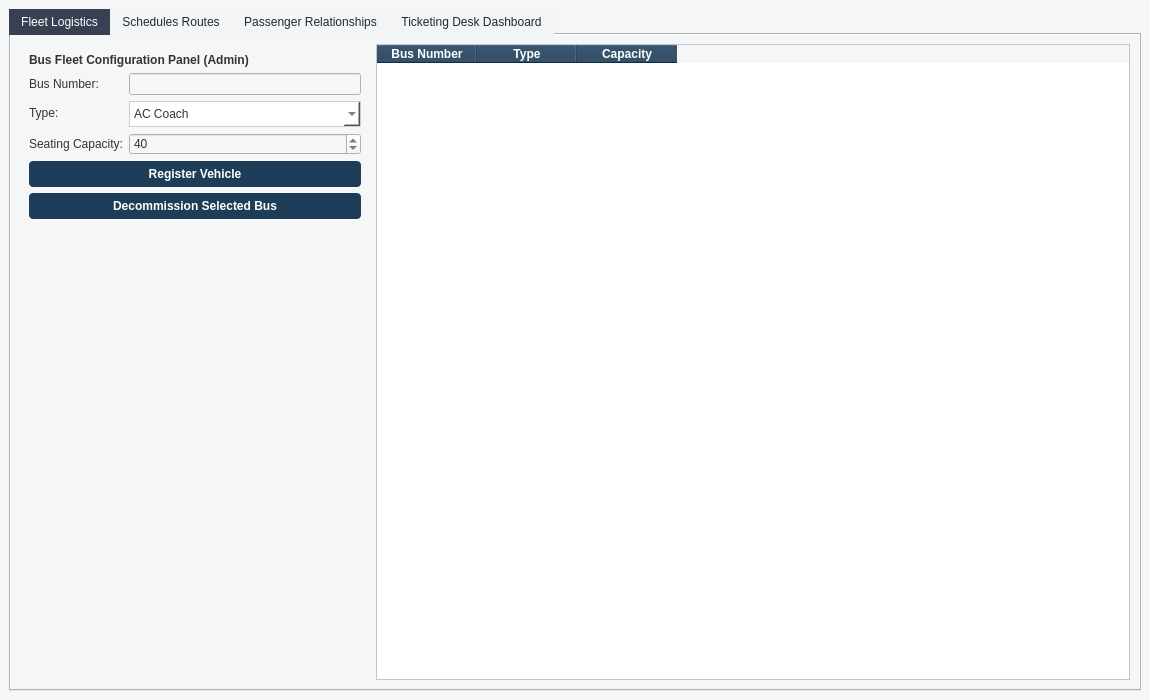
<?xml version="1.0" encoding="UTF-8"?>
<ui version="4.0">
 <class>MainWindow</class>
 <widget class="QMainWindow" name="MainWindow">
  <property name="geometry">
   <rect>
    <x>0</x>
    <y>0</y>
    <width>1150</width>
    <height>700</height>
   </rect>
  </property>
  <property name="windowTitle">
   <string>Bus Ticketing Management System</string>
  </property>
  <property name="styleSheet">
   <string notr="true">/* Base Window background */
QMainWindow, QWidget {
    background-color: #f5f6f8;
    color: #333333; /* Dark gray text */
}

/* Individual Buttons */
QPushButton {
    background-color: #1e3d59; /* Deep executive blue */
    color: white;
    border-radius: 4px;
    padding: 6px;
    font-weight: bold;
}
QPushButton:hover {
    background-color: #17b890; /* Turns teal when hovered */
}

/* Tables */
QTableWidget {
    background-color: #ffffff;
    gridline-color: #e0e0e0;
    color: #333333;
}
QHeaderView::section {
    background-color: #1e3d59;
    color: white;
    font-weight: bold;
}

/* Dropdown Boxes */
QComboBox {
    background-color: #ffffff;
    border: 1px solid #ccc;
    padding: 4px;
}</string>
  </property>
  <widget class="QWidget" name="centralwidget">
   <layout class="QVBoxLayout" name="verticalLayout">
    <item>
     <widget class="QTabWidget" name="mainTabWidget">
      <property name="styleSheet">
       <string notr="true">/* Base Window background */
QMainWindow, QWidget {
    background-color: #f5f6f8;
    color: #333333; /* Dark gray text */
}

/* Individual Buttons */
QPushButton {
    background-color: #1e3d59; /* Deep executive blue */
    color: white;
    border-radius: 4px;
    padding: 6px;
    font-weight: bold;
}
QPushButton:hover {
    background-color: #17b890; /* Turns teal when hovered */
}

/* Tables */
QTableWidget {
    background-color: #ffffff;
    gridline-color: #e0e0e0;
    color: #333333;
}
QHeaderView::section {
    background-color: #1e3d59;
    color: white;
    font-weight: bold;
}

/* Dropdown Boxes */
QComboBox {
    background-color: #ffffff;
    border: 1px solid #ccc;
    padding: 4px;
}

QTabBar::tab {
    color: #1f2937; /* Forces text to always be a clear, dark charcoal color */
    background-color: #f3f4f6; /* Light gray background for unselected tabs */
    padding: 6px 12px;
}
QTabBar::tab:selected {
    background-color: #374151; /* Keeps your dark gray active tab */
    color: white; /* White text for the active tab */
}</string>
      </property>
      <property name="currentIndex">
       <number>0</number>
      </property>
      <widget class="QWidget" name="tabFleet">
       <attribute name="title">
        <string>Fleet Logistics</string>
       </attribute>
       <layout class="QHBoxLayout" name="horizontalLayout_1">
        <item>
         <widget class="QFrame" name="frameFleetLeft">
          <property name="maximumSize">
           <size>
            <width>350</width>
            <height>16777215</height>
           </size>
          </property>
          <layout class="QVBoxLayout" name="verticalLayout_2">
           <item>
            <widget class="QLabel" name="labelFleetTitle">
             <property name="text">
              <string>&lt;b&gt;Bus Fleet Configuration Panel (Admin)&lt;/b&gt;</string>
             </property>
            </widget>
           </item>
           <item>
            <layout class="QFormLayout" name="formLayoutFleet">
             <item row="0" column="0">
              <widget class="QLabel" name="lblBusNo">
               <property name="text">
                <string>Bus Number:</string>
               </property>
              </widget>
             </item>
             <item row="0" column="1">
              <widget class="QLineEdit" name="txtBusNo"/>
             </item>
             <item row="1" column="0">
              <widget class="QLabel" name="lblType">
               <property name="text">
                <string>Type:</string>
               </property>
              </widget>
             </item>
             <item row="1" column="1">
              <widget class="QComboBox" name="cmbBusType">
               <item>
                <property name="text">
                 <string>AC Coach</string>
                </property>
               </item>
               <item>
                <property name="text">
                 <string>Non-AC Standard</string>
                </property>
               </item>
              </widget>
             </item>
             <item row="2" column="0">
              <widget class="QLabel" name="lblCapacity">
               <property name="text">
                <string>Seating Capacity:</string>
               </property>
              </widget>
             </item>
             <item row="2" column="1">
              <widget class="QSpinBox" name="spinCapacity">
               <property name="value">
                <number>40</number>
               </property>
              </widget>
             </item>
            </layout>
           </item>
           <item>
            <widget class="QPushButton" name="btnRegisterVehicle">
             <property name="text">
              <string>Register Vehicle</string>
             </property>
            </widget>
           </item>
           <item>
            <widget class="QPushButton" name="btnDecommissionBus">
             <property name="styleSheet">
              <string notr="true"/>
             </property>
             <property name="text">
              <string>Decommission Selected Bus</string>
             </property>
            </widget>
           </item>
           <item>
            <spacer name="verticalSpacerFleet">
             <property name="orientation">
              <enum>Qt::Orientation::Vertical</enum>
             </property>
             <property name="sizeHint" stdset="0">
              <size>
               <width>20</width>
               <height>40</height>
              </size>
             </property>
            </spacer>
           </item>
          </layout>
         </widget>
        </item>
        <item>
         <widget class="QTableWidget" name="tblBuses">
          <property name="selectionBehavior">
           <enum>QAbstractItemView::SelectionBehavior::SelectRows</enum>
          </property>
          <column>
           <property name="text">
            <string>Bus Number</string>
           </property>
          </column>
          <column>
           <property name="text">
            <string>Type</string>
           </property>
          </column>
          <column>
           <property name="text">
            <string>Capacity</string>
           </property>
          </column>
         </widget>
        </item>
       </layout>
      </widget>
      <widget class="QWidget" name="tabRoutes">
       <attribute name="title">
        <string>Schedules Routes</string>
       </attribute>
       <layout class="QVBoxLayout" name="verticalLayout_3">
        <item>
         <layout class="QHBoxLayout" name="horizontalLayout_2">
          <item>
           <widget class="QFrame" name="frameRouteLeft">
            <layout class="QVBoxLayout" name="verticalLayout_4">
             <item>
              <widget class="QLabel" name="labelRouteTitle">
               <property name="text">
                <string>&lt;b&gt;Route Definition Engine (Admin)&lt;/b&gt;</string>
               </property>
              </widget>
             </item>
             <item>
              <layout class="QFormLayout" name="formLayoutRoute">
               <item row="0" column="0">
                <widget class="QLabel" name="lblRouteID">
                 <property name="text">
                  <string>Route ID:</string>
                 </property>
                </widget>
               </item>
               <item row="0" column="1">
                <widget class="QLineEdit" name="txtRouteID"/>
               </item>
               <item row="1" column="0">
                <widget class="QLabel" name="lblDepCity">
                 <property name="text">
                  <string>Departure City:</string>
                 </property>
                </widget>
               </item>
               <item row="1" column="1">
                <widget class="QLineEdit" name="txtDepCity"/>
               </item>
               <item row="2" column="0">
                <widget class="QLabel" name="lblArrCity">
                 <property name="text">
                  <string>Arrival Destination:</string>
                 </property>
                </widget>
               </item>
               <item row="2" column="1">
                <widget class="QLineEdit" name="txtArrCity"/>
               </item>
               <item row="3" column="0">
                <widget class="QLabel" name="lblDistance">
                 <property name="text">
                  <string>Distance (km):</string>
                 </property>
                </widget>
               </item>
               <item row="3" column="1">
                <widget class="QDoubleSpinBox" name="spinDistance">
                 <property name="maximum">
                  <double>1000000.000000000000000</double>
                 </property>
                </widget>
               </item>
              </layout>
             </item>
             <item>
              <widget class="QPushButton" name="btnSaveRoute">
               <property name="text">
                <string>Save Route Layout</string>
               </property>
              </widget>
             </item>
             <item>
              <widget class="QPushButton" name="dltRoute">
               <property name="text">
                <string>Delete Route Layout</string>
               </property>
              </widget>
             </item>
             <item>
              <spacer>
               <property name="orientation">
                <enum>Qt::Orientation::Vertical</enum>
               </property>
               <property name="sizeHint" stdset="0">
                <size>
                 <width>0</width>
                 <height>0</height>
                </size>
               </property>
              </spacer>
             </item>
            </layout>
           </widget>
          </item>
          <item>
           <widget class="QFrame" name="frameScheduleRight">
            <layout class="QVBoxLayout" name="verticalLayout_5">
             <item>
              <widget class="QLabel" name="labelSchedTitle">
               <property name="text">
                <string>&lt;b&gt;Trip Deployment Scheduler (Admin)&lt;/b&gt;</string>
               </property>
              </widget>
             </item>
             <item>
              <layout class="QFormLayout" name="formLayoutSched">
               <item row="0" column="0">
                <widget class="QLabel" name="lblSchedID">
                 <property name="text">
                  <string>Schedule ID:</string>
                 </property>
                </widget>
               </item>
               <item row="0" column="1">
                <widget class="QLineEdit" name="txtScheduleID"/>
               </item>
               <item row="1" column="0">
                <widget class="QLabel" name="lblTargetRoute">
                 <property name="text">
                  <string>Target Route Path:</string>
                 </property>
                </widget>
               </item>
               <item row="1" column="1">
                <widget class="QComboBox" name="cmbTargetRoute"/>
               </item>
               <item row="2" column="0">
                <widget class="QLabel" name="lblAssignedBus">
                 <property name="text">
                  <string>Assigned Bus:</string>
                 </property>
                </widget>
               </item>
               <item row="2" column="1">
                <widget class="QComboBox" name="cmbAssignedBus"/>
               </item>
               <item row="3" column="0">
                <widget class="QLabel" name="lblDepDate">
                 <property name="text">
                  <string>Departure Date:</string>
                 </property>
                </widget>
               </item>
               <item row="3" column="1">
                <widget class="QDateEdit" name="dateEditDeparture">
                 <property name="calendarPopup">
                  <bool>true</bool>
                 </property>
                </widget>
               </item>
               <item row="4" column="0">
                <widget class="QLabel" name="lblTimeWindow">
                 <property name="text">
                  <string>Time Window:</string>
                 </property>
                </widget>
               </item>
               <item row="4" column="1">
                <widget class="QTimeEdit" name="timeEditWindow"/>
               </item>
               <item row="5" column="0">
                <widget class="QLabel" name="lblFare">
                 <property name="text">
                  <string>Base Fare (Tk):</string>
                 </property>
                </widget>
               </item>
               <item row="5" column="1">
                <widget class="QDoubleSpinBox" name="spinBaseFare">
                 <property name="maximum">
                  <double>10000.000000000000000</double>
                 </property>
                 <property name="singleStep">
                  <double>10000.000000000000000</double>
                 </property>
                </widget>
               </item>
              </layout>
             </item>
             <item>
              <widget class="QPushButton" name="btnAuthSchedule">
               <property name="text">
                <string>Authorize Schedule</string>
               </property>
              </widget>
             </item>
             <item>
              <widget class="QPushButton" name="btnTermTrip">
               <property name="text">
                <string>Terminate Trip Assignment</string>
               </property>
              </widget>
             </item>
            </layout>
           </widget>
          </item>
         </layout>
        </item>
        <item>
         <layout class="QHBoxLayout" name="horizontalLayout_Search">
          <item>
           <widget class="QLabel" name="lblSearchCriteria">
            <property name="text">
             <string>Search Criteria:</string>
            </property>
           </widget>
          </item>
          <item>
           <widget class="QLineEdit" name="txtSearchDest">
            <property name="placeholderText">
             <string>Filter Destination City...</string>
            </property>
           </widget>
          </item>
         </layout>
        </item>
        <item>
         <layout class="QHBoxLayout" name="horizontalLayout_Tables">
          <item>
           <widget class="QTableWidget" name="tblRoutes">
            <property name="selectionBehavior">
             <enum>QAbstractItemView::SelectionBehavior::SelectRows</enum>
            </property>
            <column>
             <property name="text">
              <string>ID</string>
             </property>
            </column>
            <column>
             <property name="text">
              <string>Path Layout</string>
             </property>
            </column>
            <column>
             <property name="text">
              <string>Distance</string>
             </property>
            </column>
           </widget>
          </item>
          <item>
           <widget class="QTableWidget" name="tblSchedules">
            <property name="selectionBehavior">
             <enum>QAbstractItemView::SelectionBehavior::SelectRows</enum>
            </property>
            <column>
             <property name="text">
              <string>Trip ID</string>
             </property>
            </column>
            <column>
             <property name="text">
              <string>Route Reference</string>
             </property>
            </column>
            <column>
             <property name="text">
              <string>Bus Allocation</string>
             </property>
            </column>
            <column>
             <property name="text">
              <string>Time Window</string>
             </property>
            </column>
            <column>
             <property name="text">
              <string>Available Seats</string>
             </property>
            </column>
           </widget>
          </item>
         </layout>
        </item>
       </layout>
      </widget>
      <widget class="QWidget" name="cmbPassengerLink">
       <attribute name="title">
        <string>Passenger Relationships</string>
       </attribute>
       <layout class="QHBoxLayout" name="horizontalLayout_3">
        <item>
         <widget class="QFrame" name="framePassLeft">
          <property name="maximumSize">
           <size>
            <width>350</width>
            <height>16777215</height>
           </size>
          </property>
          <layout class="QVBoxLayout" name="verticalLayout_6">
           <item>
            <widget class="QLabel" name="labelPassTitle">
             <property name="text">
              <string>&lt;b&gt;Passenger Profile Registration&lt;/b&gt;</string>
             </property>
            </widget>
           </item>
           <item>
            <layout class="QFormLayout" name="formLayoutPass">
             <item row="0" column="0">
              <widget class="QLabel" name="lblPassID">
               <property name="text">
                <string>Passenger ID:</string>
               </property>
              </widget>
             </item>
             <item row="0" column="1">
              <widget class="QLineEdit" name="txtPassID"/>
             </item>
             <item row="1" column="0">
              <widget class="QLabel" name="lblFullName">
               <property name="text">
                <string>Full Name:</string>
               </property>
              </widget>
             </item>
             <item row="1" column="1">
              <widget class="QLineEdit" name="txtFullName"/>
             </item>
             <item row="2" column="0">
              <widget class="QLabel" name="lblNID">
               <property name="text">
                <string>National ID/Passport:</string>
               </property>
              </widget>
             </item>
             <item row="2" column="1">
              <widget class="QLineEdit" name="txtNID"/>
             </item>
             <item row="3" column="0">
              <widget class="QLabel" name="lblContact">
               <property name="text">
                <string>Contact Line:</string>
               </property>
              </widget>
             </item>
             <item row="3" column="1">
              <widget class="QLineEdit" name="txtContact"/>
             </item>
             <item row="4" column="0">
              <widget class="QLabel" name="lblEmail">
               <property name="text">
                <string>Email Address:</string>
               </property>
              </widget>
             </item>
             <item row="4" column="1">
              <widget class="QLineEdit" name="txtEmail"/>
             </item>
             <item row="5" column="0">
              <widget class="QLabel" name="lblPassType">
               <property name="text">
                <string>Passenger Sub-Type:</string>
               </property>
              </widget>
             </item>
             <item row="5" column="1">
              <widget class="QComboBox" name="cmbPassSubType">
               <item>
                <property name="text">
                 <string>Standard</string>
                </property>
               </item>
               <item>
                <property name="text">
                 <string>VIP</string>
                </property>
               </item>
              </widget>
             </item>
            </layout>
           </item>
           <item>
            <widget class="QPushButton" name="btnCommitRecord">
             <property name="text">
              <string>Commit Passenger Record</string>
             </property>
            </widget>
           </item>
           <item>
            <widget class="QPushButton" name="btnDeletePassenger">
             <property name="text">
              <string>Remove Passenger</string>
             </property>
            </widget>
           </item>
           <item>
            <spacer>
             <property name="orientation">
              <enum>Qt::Orientation::Vertical</enum>
             </property>
             <property name="sizeHint" stdset="0">
              <size>
               <width>0</width>
               <height>0</height>
              </size>
             </property>
            </spacer>
           </item>
          </layout>
         </widget>
        </item>
        <item>
         <layout class="QVBoxLayout" name="verticalLayout_7">
          <item>
           <widget class="QTableWidget" name="tblPassengers">
            <property name="maximumSize">
             <size>
              <width>752</width>
              <height>16777215</height>
             </size>
            </property>
            <property name="selectionBehavior">
             <enum>QAbstractItemView::SelectionBehavior::SelectRows</enum>
            </property>
            <column>
             <property name="text">
              <string>Passenger ID</string>
             </property>
            </column>
            <column>
             <property name="text">
              <string>Name</string>
             </property>
            </column>
            <column>
             <property name="text">
              <string>ID Number</string>
             </property>
            </column>
            <column>
             <property name="text">
              <string>Classification Profile</string>
             </property>
             <property name="font">
              <font>
               <pointsize>9</pointsize>
               <strikeout>false</strikeout>
              </font>
             </property>
            </column>
           </widget>
          </item>
          <item>
           <widget class="QLineEdit" name="txtSearchProfile">
            <property name="placeholderText">
             <string>Live Search Profile Name or ID...</string>
            </property>
           </widget>
          </item>
         </layout>
        </item>
       </layout>
      </widget>
      <widget class="QWidget" name="tabTicketing">
       <attribute name="title">
        <string>Ticketing Desk Dashboard</string>
       </attribute>
       <layout class="QHBoxLayout" name="horizontalLayout_4">
        <item>
         <layout class="QVBoxLayout" name="verticalLayout_8">
          <item>
           <layout class="QFormLayout" name="formLayoutTicket">
            <item row="0" column="0">
             <widget class="QLabel" name="lblTargetTrip">
              <property name="text">
               <string>Target Route Trip:</string>
              </property>
             </widget>
            </item>
            <item row="0" column="1">
             <widget class="QComboBox" name="cmbTargetTrip"/>
            </item>
            <item row="1" column="0">
             <widget class="QLabel" name="lblBookingPass">
              <property name="text">
               <string>Booking Passenger:</string>
              </property>
             </widget>
            </item>
            <item row="1" column="1">
             <widget class="QComboBox" name="cmbBookingPassenger"/>
            </item>
           </layout>
          </item>
          <item>
           <widget class="QLabel" name="labelMapTitle">
            <property name="text">
             <string>&lt;html&gt;&lt;head/&gt;&lt;body&gt;&lt;p&gt;&lt;span style=&quot; font-weight:700;&quot;&gt;Seating Topology Grid Map&lt;/span&gt;&lt;/p&gt;&lt;/body&gt;&lt;/html&gt;</string>
            </property>
           </widget>
          </item>
          <item>
           <widget class="QLabel" name="labelLegend">
            <property name="text">
             <string>Color Status: &lt;font color=&quot;#FFD700&quot;&gt;■&lt;/font&gt; VIP Seat Available | &lt;font color=&quot;green&quot;&gt;■&lt;/font&gt; Economy Available | &lt;font color=&quot;red&quot;&gt;■&lt;/font&gt; Booked Seat Position</string>
            </property>
           </widget>
          </item>
          <item>
           <widget class="QFrame" name="frameSeatMap">
            <property name="sizePolicy">
             <sizepolicy hsizetype="Expanding" vsizetype="Expanding">
              <horstretch>0</horstretch>
              <verstretch>0</verstretch>
             </sizepolicy>
            </property>
            <property name="frameShape">
             <enum>QFrame::Shape::StyledPanel</enum>
            </property>
            <widget class="QWidget" name="gridLayoutWidget">
             <property name="geometry">
              <rect>
               <x>0</x>
               <y>0</y>
               <width>701</width>
               <height>531</height>
              </rect>
             </property>
             <layout class="QGridLayout" name="laySeatGrid"/>
            </widget>
           </widget>
          </item>
         </layout>
        </item>
        <item>
         <widget class="QFrame" name="frameTicketRight">
          <property name="maximumSize">
           <size>
            <width>400</width>
            <height>16777215</height>
           </size>
          </property>
          <layout class="QVBoxLayout" name="verticalLayout_9">
           <item>
            <widget class="QLabel" name="labelLogTitle">
             <property name="text">
              <string>&lt;html&gt;&lt;head/&gt;&lt;body&gt;&lt;p align=&quot;center&quot;&gt;&lt;span style=&quot; font-weight:700;&quot;&gt;Booking Records History Log&lt;/span&gt;&lt;/p&gt;&lt;/body&gt;&lt;/html&gt;</string>
             </property>
            </widget>
           </item>
           <item>
            <widget class="QTableWidget" name="tblTicketHistory">
             <column>
              <property name="text">
               <string>Reference</string>
              </property>
             </column>
             <column>
              <property name="text">
               <string>Passenger Name</string>
              </property>
             </column>
             <column>
              <property name="text">
               <string>Trip Code ID</string>
              </property>
             </column>
             <column>
              <property name="text">
               <string>Seat</string>
              </property>
             </column>
            </widget>
           </item>
           <item>
            <layout class="QHBoxLayout" name="horizontalLayout_5">
             <item>
              <widget class="QPushButton" name="btnVoidTicket">
               <property name="text">
                <string>Book Ticket</string>
               </property>
              </widget>
             </item>
            </layout>
           </item>
           <item>
            <widget class="QPushButton" name="btnViewTicket">
             <property name="text">
              <string>View Ticket</string>
             </property>
            </widget>
           </item>
           <item>
            <widget class="QPushButton" name="btnCancelTicket">
             <property name="text">
              <string>Cancel/Refund Ticket</string>
             </property>
            </widget>
           </item>
          </layout>
         </widget>
        </item>
       </layout>
      </widget>
     </widget>
    </item>
   </layout>
  </widget>
 </widget>
 <resources/>
 <connections/>
</ui>
